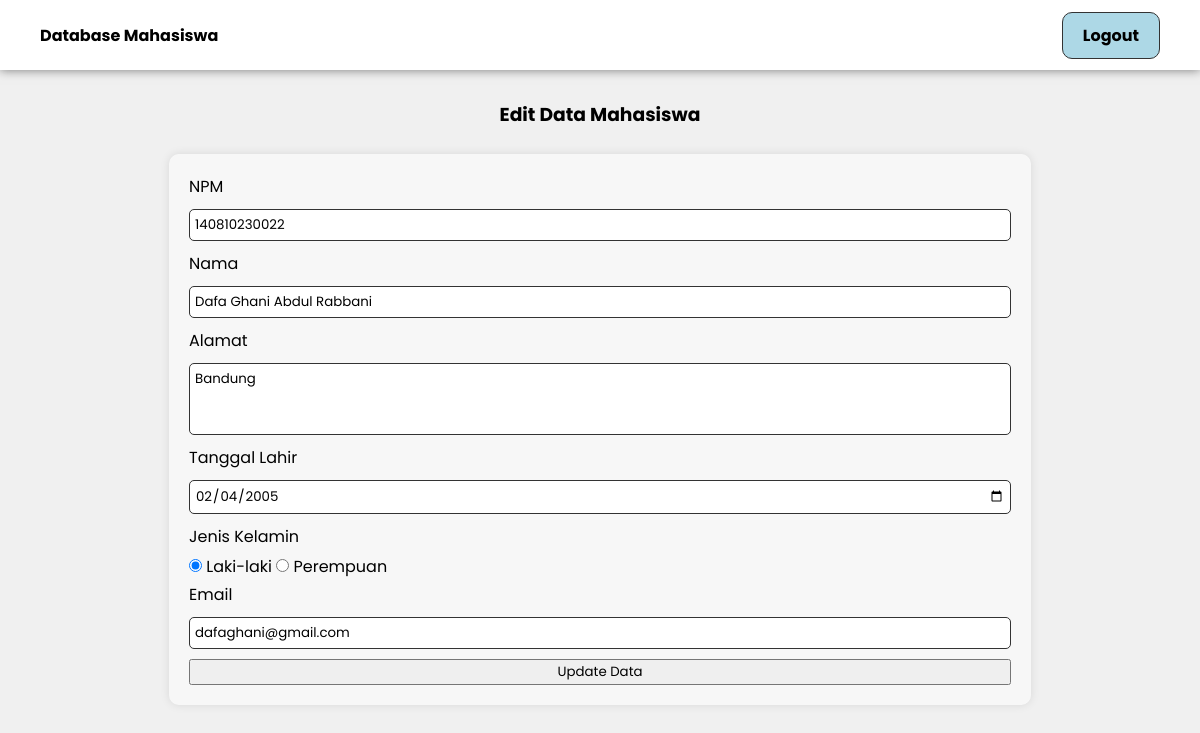
The page /edit.php?npm=140810230022 (signed in) on the database its author committed.
### tables this page shows
CREATE TABLE `identitas` (
  `npm` varchar(12) NOT NULL,
  `nama` varchar(100) NOT NULL,
  `alamat` varchar(255) NOT NULL,
  `jk` char(1) NOT NULL,
  `tgl_lhr` date NOT NULL,
  `email` varchar(50) NOT NULL
);

### edit.php (the view, shortened to what this page needs)
<?php
    include "koneksi.php";
    $level              = $_SESSION['level'];
    $npm                = $_GET['npm'];
    if($level == ''){
        header("location:index.php");
    }
    elseif($level == '1'){
        $sql = "SELECT * FROM identitas WHERE npm = '$npm'";
    }
    elseif($level == '2'){
        $sql = "SELECT * FROM identitas WHERE npm = '$npm'";
    }
?>
<!DOCTYPE html>
<html lang="en">
<head>
    <link rel="stylesheet" href="styleForm.css">
</head>
<body>
    <header>
        <nav>
            <ul class="nav_links">
                <li><strong>Database Mahasiswa</strong></li>
                <li id="login"><a href="logout.php" onclick="return confirm('Apakah Anda yakin ingin logout?');">Logout</a></li>
            </ul>
        </nav>
    </header>
    <section>
        <?php
            $result = $conn->query($sql);
            if($result->num_rows > 0){
                while($row = $result->fetch_assoc()){
                    $nama = $row['nama'];
                    $alamat = $row['alamat'];
                    $jk = $row['jk'];
                    $tgl = $row['tgl_lhr'];
                    $email = $row['email'];
                }
            }
            else{
                echo "Data tidak ditemukan";
            }
        ?>
        <div class="container">
            <h3>Edit Data Mahasiswa</h3>
            <form action="update.php" method="POST">
                <p>NPM</p>
                <input type="text" name="npm" placeholder="Masukkan NPM Anda" value="<?php echo $npm; ?>" readonly>
                <p>Nama</p>
                <input type="text" name="nama" placeholder="Masukkan nama lengkap Anda" value="<?php echo $nama; ?>" required>
                <p>Alamat</p>
                <textarea name="alamat" rows="3" cols="70" placeholder="Masukkan alamat lengkap Anda" required><?php echo $alamat; ?></textarea>
                <p>Tanggal Lahir</p>
                <input type="date" name="tgl_lhr" value="<?php echo $tgl; ?>" required>
                <p>Jenis Kelamin</p>
                <label for="jk">
                    <input type="radio" name="jk" value="L" <?php if($jk == 'L') echo 'checked'; ?> required> Laki-laki
                    <input type="radio" name="jk" value="P" <?php if($jk == 'P') echo 'checked'; ?> required> Perempuan
                </label>
                <p>Email</p>
                <input type="email" name="email" placeholder="contoh: abcd@example.com" value="<?php echo $email; ?>" required>
                <button type="submit" name="update" value="update">Update Data</button>
            </form>
        </div>
    </section>
</body>

### styleForm.css (style rules this page uses)
* { margin: 0; font-family: Poppins; }
body { background-color: #f0f0f0; min-height: 100vh; display: flex; flex-direction: column; }
header { display: flex; }
.nav_links { display: flex; list-style: none; }
.nav_links { list-style-type: none; margin: 0; padding: 0; overflow: hidden; align-items: center; background-color: #ffffff; box-shadow: 0 0 10px rgba(0, 0, 0, 0.5); position: fixed; top: 0; width: 100%; z-index: 9999; height: 70px; }
.nav_links li { float: left; margin-left: 40px; }
.nav_links li a { display: block; color: black; text-align: center; font-weight: bold; padding: 20px 16px; text-decoration: none; transition: 0.3s; }
.nav_links #login { margin-left: auto; margin-right: 40px; }
.nav_links #login a { background-color: lightblue; border-radius: 10px; padding: 10px 20px; transition: 0.3s; }
.container { display: flex; justify-content: center; align-items: center; flex-direction: column; margin-top: 100px; }
a { text-decoration: none; color: #333; padding: 5px 10px; border: 1px solid #333; border-radius: 5px; transition: 0.3s; }
form { display: flex; flex-direction: column; margin-top: 25px; background-color: rgba(255, 255, 255, 0.5);; padding: 20px; border-radius: 10px; box-shadow: 0 0 10px rgba(0, 0, 0, 0.1); }
input, select, textarea { padding: 5px; margin: 10px 0; border: 1px solid #333; border-radius: 5px; transition: 0.3s; resize: none; }

### rows shown on the page
identitas: nama "Dafa Ghani Abdul Rabbani", alamat "Bandung", tgl_lhr "02/04/2005", jk "☑", email "dafaghani@gmail.com"
